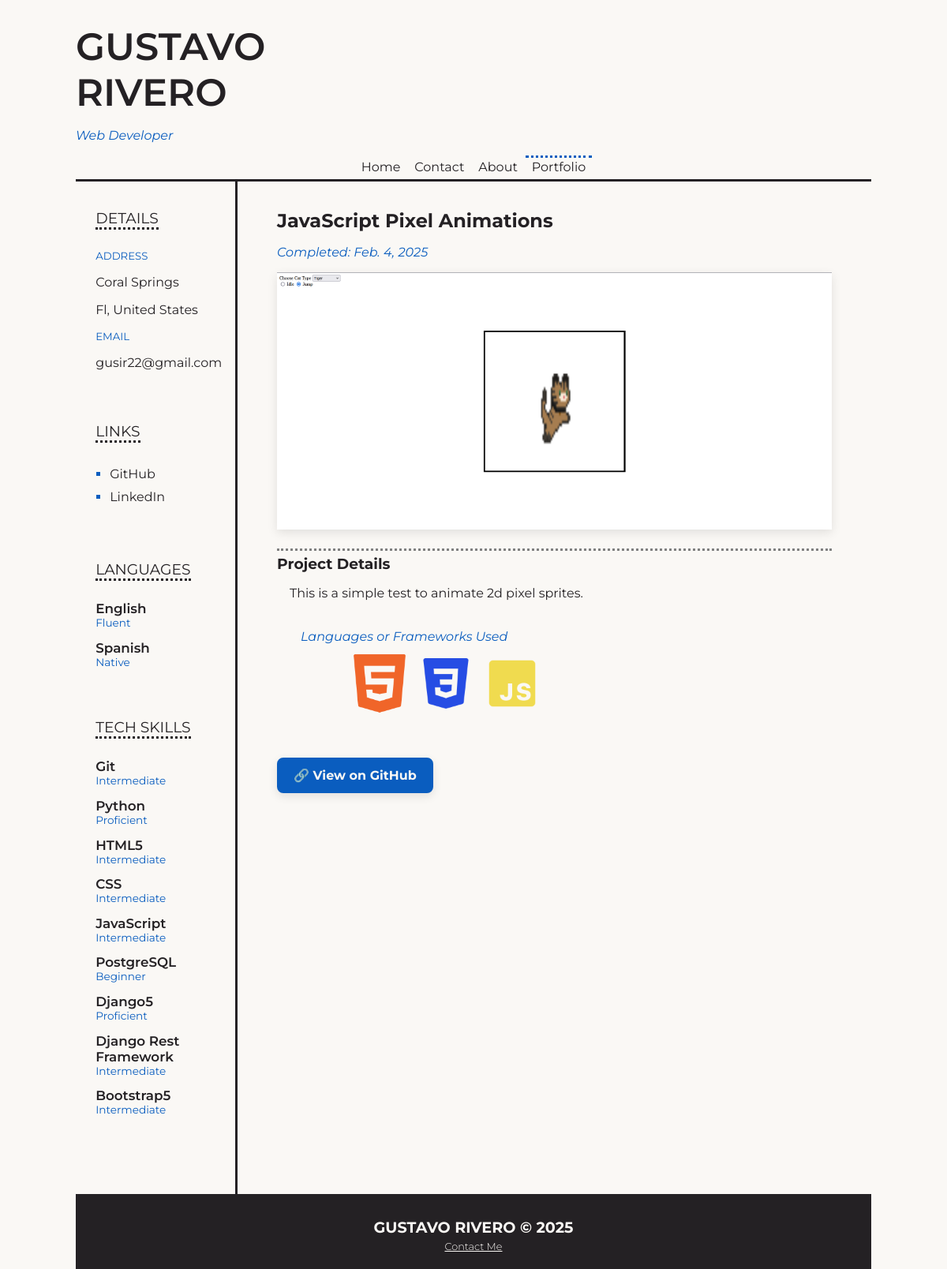
Screenshot of /portfolio/quick-project/javascript-pixel-animations/ with the database file from the repository.
### portfolio/models.py (models this page shows, shortened)
class QuickProject(models.Model):
    title = models.CharField(max_length=200)
    description = models.TextField(blank=True)
    date_completed = models.DateField()
    date_created = models.DateTimeField(auto_now_add=True)  # Saves the date when the project is created
    repository_link = models.URLField(blank=True)
    thumbnail = models.ImageField(upload_to='quick_projects/thumbnails/')
    slug = models.SlugField(unique=True)  # For URL reference
    technologies_used = models.ManyToManyField(Technology, related_name='quick_projects')
    class Meta:
        verbose_name ="Quick Project"
        verbose_name_plural ="Quick Projects"
    def meta_description(self):
        tech_list = [t.name for t in self.technologies_used.all()] # get all tech names as a list
        if len(tech_list) > 1:
            tech_list[-1] = "and " + tech_list[-1]  # add 'and' to last tech in list if more than one item
        if len(tech_list) <= 2:
            tech_list = " ".join(tech_list)  # join tech list into string with just a space bar
        else:
            tech_list = ", ".join(tech_list)  # join tech list into string with commas and a space
        short_desc = self.description.split(".")[0]  # first sentence
        return f"{self.title} built with {tech_list}. {short_desc}"

class Technology(models.Model):
    name = models.CharField(max_length=100)
    badge = models.ImageField(upload_to='technologies/')
    description = models.TextField(blank=True)
    class Meta:
        verbose_name ="Technology"
        verbose_name_plural ="Technologies"
    def __str__(self):
        return self.name

### portfolio/views.py (the view)
# urls.py: path("quick-project/<str:slug>/", QuickProjectDetailView.as_view(), name="quick_project_detail"),
class QuickProjectDetailView(DetailView):
    model = QuickProject
    context_object_name = "project"
    template_name = "portfolio/quick-project-detail.html"

### pages/templatetags/custom_filters.py (called while the page is built)
@register.filter
def get_base_of_path(value, delimiter='/'):
    return value.split(delimiter)[1]

### templates/portfolio/quick-project-detail.html (shortened to what this page needs)
{% extends "_base.html" %}
{% load static %}
{% block content %}
    <div class="container">
        <div class="row" id="hero-section">
            <div class="col-12">
                <h2 class="section-title">{{project.title}}</h2>
            </div>
            <div class="col-12">
                <p class="project-date-text">
                    {% if project.date_completed %}
                        Completed: {{ project.date_completed }}
                    {% else %}
                        Published: {{ project.date_created }}
                    {% endif %}
                </p>
            </div>
            {% if project.thumbnail %}
                <div class="col-12">
                    <img class="fp-hero-thumbnail" src="{{ project.thumbnail.url }}" alt="{{ project.title }} thumbnail">
                </div>
            {% endif %}
        </div>
        <div class="row" id="info-section">
            <div class="col-12">
                <h3 class="detail-header">Project Details</h4>
                <span class="project-description-text">{{ project.description|linebreaks }}</span>
            </div>
            <div class="col-12">
                <div class="badges-section">
                    <h4 class="badge-header">Languages or Frameworks Used</h4>
                    <div class="badges-card">
                        {% for tech in project.technologies_used.all %}
                            <img loading="lazy" class="detail-tech-badge" src="{{tech.badge.url}}" alt="{{tech}} badge"
                            title="{{tech.name}}">
                        {% endfor %}
                    </div>
                </div>
            </div>
            {% if project.repository_link %}
                <div class="col-12">
                    <a href="{{ project.repository_link }}" target="_blank" class="btn">
                        🔗 View on GitHub
                    </a>
                </div>
            {% endif %}
        </div>
    </div>
{% endblock %}

### static/css/main.css (style rules this page uses)
:root { --black: #242124; --white: #FAF8F5; --primary: #0A5DBF; --important: #BF260A; --complementary: #DBB02F; }
* { font-family: "Montserrat", serif; font-style: normal; box-sizing: border-box; color: var(--black); }
html, body { padding: 0; margin: 0; background: var(--white); color: var(--black); height: 100%; }
body { padding: 2.5% 8%; }
h1, h2, h3, h4, h5, h6 { margin: 0; }

### static/css/containers.css (style rules this page uses)
.container { width: 100%; margin: 0; padding: 0; display: block; }
.row { display: flex; justify-content: flex-start; flex-wrap: wrap; gap: 0; height: auto; width: 100%; }
[class*="col-"] { padding: 0; height: auto; box-sizing: border-box; }
.col-12 { width: 100%; }

### static/css/portfolio-details.css (style rules this page uses)
.fp-hero-thumbnail { width: 100%; height: auto; box-shadow: 0 4px 12px rgba(0,0,0,0.1); }
.project-date-text { font-style: italic; color: var(--primary); }
#info-section { margin-top: 20px; }
.detail-header, .masonry-header { border-top-style: dotted; border-top-width: 3px; border-top-color: gray; padding-top: 5px; }
.project-description-text { text-indent: 16px; text-align: justify; }
.badges-section { padding: 20px 0; padding-left: 30px; }
.badge-header { font-style: italic; color: var(--primary); font-weight: 400; margin-bottom: 10px; }
.badges-card { padding-left: 60px; }
.detail-tech-badge { height: 80px; width: auto; display: inline; }

### static/css/buttons.css (style rules this page uses)
.btn, .btn-secondary, .fp-btn, .fp-btn-secondary, .cta-btn { margin: 30px 0; margin-right: 10px; padding: 10px 18px; font-weight: bold; color: var(--white); background: var(--primary); border: 0; border-radius: 8px; border: 3px solid var(--primary); cursor: pointer; text-decoration: none; display: inline-block; box-shadow: 0 4px 12px rgba(0,0,0,0.1); }

### rows the page displays
QuickProject: title "JavaScript Pixel Animations", date_completed "Feb. 4, 2025", thumbnail (picture), description "This is a simple test to animate 2d pixel sprites."
Technology: badge (picture)
Technology: badge (picture)
Technology: badge (picture)
